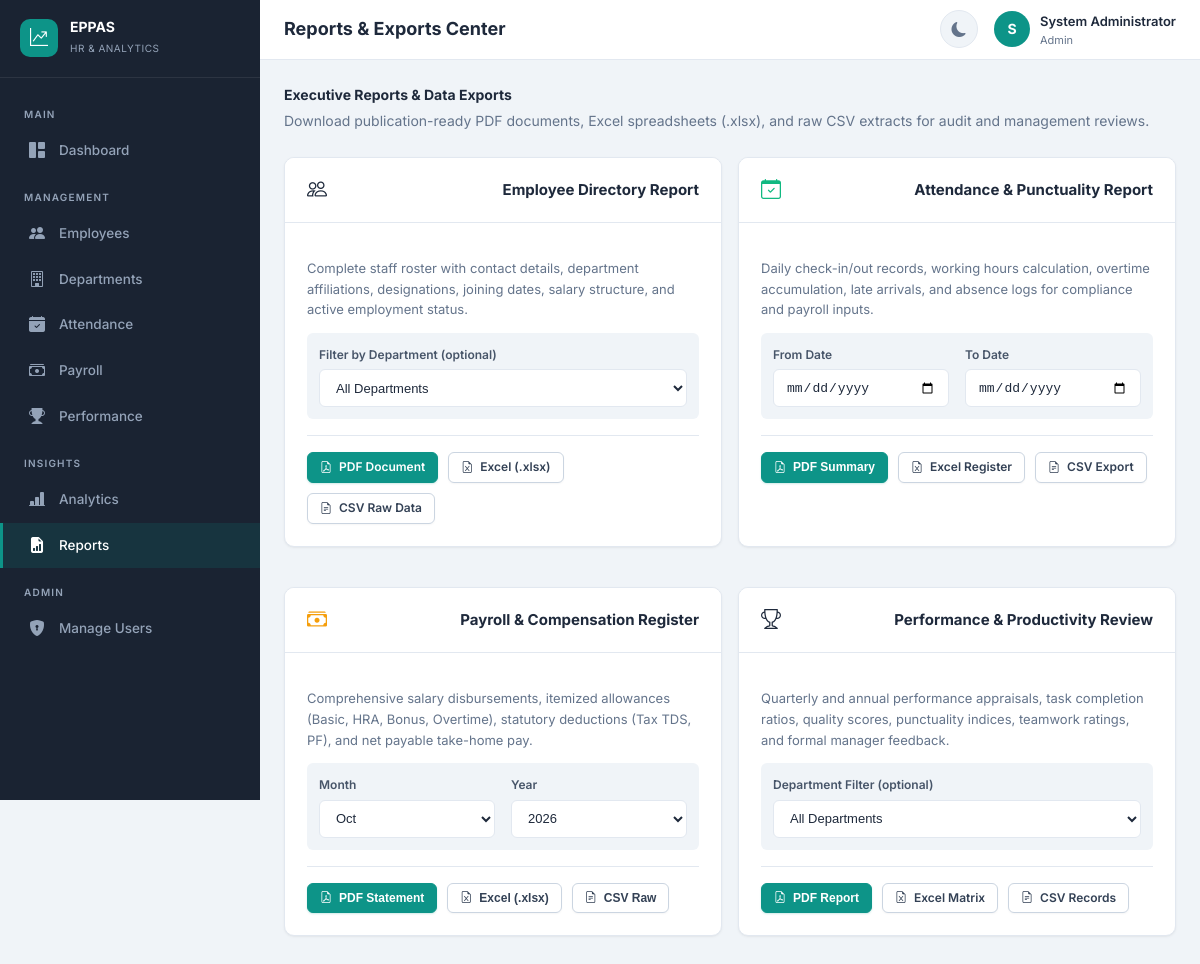
/reports/ (signed in), run on the app's committed database.
### app/models.py (models this page shows, shortened)
class User(UserMixin, db.Model):
    __tablename__ = 'users'
    id = db.Column(db.Integer, primary_key=True)
    email = db.Column(db.String(120), unique=True, nullable=False, index=True)
    password_hash = db.Column(db.String(256), nullable=False)
    full_name = db.Column(db.String(100), nullable=False)
    role = db.Column(db.String(20), nullable=False, default='employee')  # admin, hr_manager, employee
    is_active = db.Column(db.Boolean, default=True)
    employee_id = db.Column(db.Integer, db.ForeignKey('employees.id'), nullable=True)
    created_at = db.Column(db.DateTime, default=datetime.utcnow)
    updated_at = db.Column(db.DateTime, default=datetime.utcnow, onupdate=datetime.utcnow)
    employee = db.relationship('Employee', backref='user_account', uselist=False, foreign_keys=[employee_id])
    @property
    def is_admin(self):
        return self.role == 'admin'
    @property
    def is_hr(self):
        return self.role in ('admin', 'hr_manager')

### app/reports/routes.py (the view)
@reports_bp.route('/')
@login_required
@hr_required
def reports_index():
    departments = Department.query.order_by(Department.name).all()
    return render_template('reports/index.html', departments=departments)

### app/auth/routes.py (called while the page is built)
def hr_required(f):
    @wraps(f)
    def decorated_function(*args, **kwargs):
        if not current_user.is_authenticated or not current_user.is_hr:
            flash('HR Manager access required.', 'danger')
            return redirect(url_for('analytics.dashboard'))
        return f(*args, **kwargs)
    return decorated_function

### app/templates/reports/index.html (shortened to what this page needs)
{% extends "base.html" %}
{% block page_title %}Reports &amp; Exports Center{% endblock %}
{% block content %}
<div style="margin-bottom:24px;">
  <h4 style="margin:0;font-weight:700;">Executive Reports &amp; Data Exports</h4>
  <p class="text-muted" style="margin:4px 0 0;">Download publication-ready PDF documents, Excel spreadsheets (.xlsx), and raw CSV extracts for audit and management reviews.</p>
</div>
<div class="row">
  <div class="col-md-6 mb-4">
    <div class="card" style="height:100%;">
      <div class="card-header" style="display:flex;align-items:center;gap:10px;">
        <i class="bi bi-people text-primary" style="font-size:20px;"></i>
        <h6 style="margin:0;">Employee Directory Report</h6>
      </div>
      <div class="card-body" style="display:flex;flex-direction:column;justify-content:space-between;">
        <div>
          <p class="text-muted" style="font-size:13px;line-height:1.6;">
            Complete staff roster with contact details, department affiliations, designations, joining dates, salary structure, and active employment status.
          </p>
          <div style="background:var(--surface);padding:12px;border-radius:var(--radius-sm);margin-bottom:16px;">
            <form method="GET" action="{{ url_for('reports.employees_csv') }}" id="empFilterForm">
              <label class="form-label" style="font-size:12px;">Filter by Department (optional)</label>
              <select name="department" id="empDept" class="form-select" style="font-size:13px;">
                <option value="">All Departments</option>
              </select>
            </form>
          </div>
        </div>
        <div style="display:flex;gap:10px;flex-wrap:wrap;border-top:1px solid var(--border);padding-top:16px;">
          <a href="{{ url_for('reports.employees_pdf') }}" class="btn btn-sm btn-primary">
            <i class="bi bi-file-earmark-pdf"></i> PDF Document
          </a>
          <a href="{{ url_for('reports.employees_excel') }}" class="btn btn-sm btn-secondary">
            <i class="bi bi-file-earmark-excel"></i> Excel (.xlsx)
          </a>
          <a href="#" onclick="document.getElementById('empFilterForm').submit(); return false;" class="btn btn-sm btn-secondary">
            <i class="bi bi-file-earmark-text"></i> CSV Raw Data
          </a>
        </div>
      </div>
    </div>
  </div>
  <div class="col-md-6 mb-4">
    <div class="card" style="height:100%;">
      <div class="card-header" style="display:flex;align-items:center;gap:10px;">
        <i class="bi bi-calendar-check text-success" style="font-size:20px;"></i>
        <h6 style="margin:0;">Attendance &amp; Punctuality Report</h6>
      </div>
      <div class="card-body" style="display:flex;flex-direction:column;justify-content:space-between;">
        <div>
          <p class="text-muted" style="font-size:13px;line-height:1.6;">
            Daily check-in/out records, working hours calculation, overtime accumulation, late arrivals, and absence logs for compliance and payroll inputs.
          </p>
          <div style="background:var(--surface);padding:12px;border-radius:var(--radius-sm);margin-bottom:16px;">
            <div class="row">
              <div class="col-md-6">
                <label class="form-label" style="font-size:12px;">From Date</label>
                <input type="date" id="attFrom" class="form-control" style="font-size:13px;">
              </div>
              <div class="col-md-6">
                <label class="form-label" style="font-size:12px;">To Date</label>
                <input type="date" id="attTo" class="form-control" style="font-size:13px;">
              </div>
            </div>
          </div>
        </div>
        <div style="display:flex;gap:10px;flex-wrap:wrap;border-top:1px solid var(--border);padding-top:16px;">
          <button type="button" onclick="downloadAtt('pdf')" class="btn btn-sm btn-primary">
            <i class="bi bi-file-earmark-pdf"></i> PDF Summary
          </button>
          <a href="{{ url_for('reports.attendance_excel') }}" class="btn btn-sm btn-secondary">
            <i class="bi bi-file-earmark-excel"></i> Excel Register
          </a>
          <a href="{{ url_for('attendance.export_attendance') }}" class="btn btn-sm btn-secondary">
            <i class="bi bi-file-earmark-text"></i> CSV Export
          </a>
        </div>
      </div>
    </div>
  </div>
  <div class="col-md-6 mb-4">
    <div class="card" style="height:100%;">
      <div class="card-header" style="display:flex;align-items:center;gap:10px;">
        <i class="bi bi-cash-stack text-warning" style="font-size:20px;"></i>
        <h6 style="margin:0;">Payroll &amp; Compensation Register</h6>
      </div>
      <div class="card-body" style="display:flex;flex-direction:column;justify-content:space-between;">
        <div>
          <p class="text-muted" style="font-size:13px;line-height:1.6;">
            Comprehensive salary disbursements, itemized allowances (Basic, HRA, Bonus, Overtime), statutory deductions (Tax TDS, PF), and net payable take-home pay.
          </p>
          <div style="background:var(--surface);padding:12px;border-radius:var(--radius-sm);margin-bottom:16px;">
            <div class="row">
              <div class="col-md-6">
                <label class="form-label" style="font-size:12px;">Month</label>
                <select id="payMonth" class="form-select" style="font-size:13px;">
                  {% for m in range(1, 13) %}
                  <option value="{{ m }}" {% if m == now.month %}selected{% endif %}>
                    {{ ['Jan', 'Feb', 'Mar', 'Apr', 'May', 'Jun', 'Jul', 'Aug', 'Sep', 'Oct', 'Nov', 'Dec'][m-1] }}
                  </option>
                  {% endfor %}
                </select>
              </div>
              <div class="col-md-6">
                <label class="form-label" style="font-size:12px;">Year</label>
                <select id="payYear" class="form-select" style="font-size:13px;">
                  {% for y in range(2022, 2028) %}
                  <option value="{{ y }}" {% if y == now.year %}selected{% endif %}>{{ y }}</option>
                  {% endfor %}
                </select>
              </div>
            </div>
          </div>
        </div>
        <div style="display:flex;gap:10px;flex-wrap:wrap;border-top:1px solid var(--border);padding-top:16px;">
          <button type="button" onclick="downloadPay('pdf')" class="btn btn-sm btn-primary">
            <i class="bi bi-file-earmark-pdf"></i> PDF Statement
          </button>
          <button type="button" onclick="downloadPay('excel')" class="btn btn-sm btn-secondary">
            <i class="bi bi-file-earmark-excel"></i> Excel (.xlsx)
          </button>
          <button type="button" onclick="downloadPay('csv')" class="btn btn-sm btn-secondary">
            <i class="bi bi-file-earmark-text"></i> CSV Raw
          </button>
        </div>
      </div>
    </div>
  </div>
  <div class="col-md-6 mb-4">
    <div class="card" style="height:100%;">
      <div class="card-header" style="display:flex;align-items:center;gap:10px;">
        <i class="bi bi-trophy text-info" style="font-size:20px;"></i>
        <h6 style="margin:0;">Performance &amp; Productivity Review</h6>
      </div>
      <div class="card-body" style="display:flex;flex-direction:column;justify-content:space-between;">
        <div>
          <p class="text-muted" style="font-size:13px;line-height:1.6;">
            Quarterly and annual performance appraisals, task completion ratios, quality scores, punctuality indices, teamwork ratings, and formal manager feedback.
          </p>
          <div style="background:var(--surface);padding:12px;border-radius:var(--radius-sm);margin-bottom:16px;">
            <label class="form-label" style="font-size:12px;">Department Filter (optional)</label>
            <select id="perfDept" class="form-select" style="font-size:13px;">
              <option value="">All Departments</option>
            </select>
          </div>
        </div>
        <div style="display:flex;gap:10px;flex-wrap:wrap;border-top:1px solid var(--border);padding-top:16px;">
          <button type="button" onclick="downloadPerf('pdf')" class="btn btn-sm btn-primary">
            <i class="bi bi-file-earmark-pdf"></i> PDF Report
          </button>
          <a href="{{ url_for('reports.performance_excel') }}" class="btn btn-sm btn-secondary">
            <i class="bi bi-file-earmark-excel"></i> Excel Matrix
          </a>
          <a href="{{ url_for('reports.performance_csv') }}" class="btn btn-sm btn-secondary">
            <i class="bi bi-file-earmark-text"></i> CSV Records
          </a>
        </div>
      </div>
    </div>
  </div>
</div>
{% endblock %}

### app/templates/base.html (shortened to what this page needs)
<!DOCTYPE html>
<html lang="en" data-theme="light">
<head>
  <link href="https://cdn.jsdelivr.net/npm/bootstrap-icons@1.11.2/font/bootstrap-icons.css" rel="stylesheet">
  <link href="{{ url_for('static', filename='css/style.css') }}" rel="stylesheet">
</head>
<body>
  {% if current_user.is_authenticated %}
  <nav class="sidebar" id="sidebar">
    <div class="sidebar-brand">
      <div class="brand-icon"><i class="bi bi-graph-up-arrow"></i></div>
      <div>
        <h5>EPPAS</h5>
        <small>HR &amp; Analytics</small>
      </div>
    </div>
    <div class="sidebar-nav">
      <div class="nav-section">Main</div>
      <a class="nav-link {% if request.endpoint == 'analytics.dashboard' %}active{% endif %}" href="{{ url_for('analytics.dashboard') }}">
        <i class="bi bi-grid-1x2-fill"></i> Dashboard
      </a>
      <div class="nav-section">Management</div>
      {% if current_user.is_hr %}
      <a class="nav-link {% if 'employees' in request.endpoint|default('') %}active{% endif %}" href="{{ url_for('employees.employee_list') }}">
        <i class="bi bi-people-fill"></i> Employees
      </a>
      <a class="nav-link {% if request.endpoint == 'employees.department_list' %}active{% endif %}" href="{{ url_for('employees.department_list') }}">
        <i class="bi bi-building"></i> Departments
      </a>
      {% endif %}
      <a class="nav-link {% if 'attendance' in request.endpoint|default('') %}active{% endif %}" href="{{ url_for('attendance.attendance_list') }}">
        <i class="bi bi-calendar-check-fill"></i> Attendance
      </a>
      <a class="nav-link {% if 'payroll' in request.endpoint|default('') %}active{% endif %}" href="{{ url_for('payroll.payroll_list') }}">
        <i class="bi bi-cash-stack"></i> Payroll
      </a>
      <a class="nav-link {% if 'performance' in request.endpoint|default('') %}active{% endif %}" href="{{ url_for('performance.performance_list') }}">
        <i class="bi bi-trophy-fill"></i> Performance
      </a>
      {% if current_user.is_hr %}
      <div class="nav-section">Insights</div>
      <a class="nav-link {% if request.endpoint == 'analytics.analytics_detail' %}active{% endif %}" href="{{ url_for('analytics.analytics_detail') }}">
        <i class="bi bi-bar-chart-line-fill"></i> Analytics
      </a>
      <a class="nav-link {% if 'reports' in request.endpoint|default('') %}active{% endif %}" href="{{ url_for('reports.reports_index') }}">
        <i class="bi bi-file-earmark-bar-graph-fill"></i> Reports
      </a>
      {% endif %}
      {% if current_user.is_admin %}
      <div class="nav-section">Admin</div>
      <a class="nav-link {% if request.endpoint == 'auth.manage_users' %}active{% endif %}" href="{{ url_for('auth.manage_users') }}">
        <i class="bi bi-shield-lock-fill"></i> Manage Users
      </a>
      {% endif %}
    </div>
  </nav>
  <header class="topbar">
    <div style="display:flex;align-items:center;gap:12px;">
      <span class="page-title">{% block page_title %}Dashboard{% endblock %}</span>
    </div>
    <div class="topbar-actions">
      <button class="btn-icon" id="themeToggle" title="Toggle theme"><i class="bi bi-moon-fill"></i></button>
      <div class="user-menu dropdown" style="position:relative;">
        <div class="user-avatar" onclick="document.getElementById('userDropdown').classList.toggle('show')">
          {{ current_user.full_name[0]|upper }}
        </div>
        <div class="user-info" onclick="document.getElementById('userDropdown').classList.toggle('show')" style="cursor:pointer">
          <span>{{ current_user.full_name }}</span>
          <small>{{ current_user.role|replace('_', ' ')|title }}</small>
        </div>
      </div>
    </div>
  </header>
  <main class="main-content">
    <div class="content-wrapper">
      {% block content %}{% endblock %}
    </div>
  </main>
  {% else %}
    {% block public_content %}{% endblock %}
  {% endif %}
</body>
</html>

### data on the page
User: full_name "S", full_name "System Administrator", role "Admin"

### other printed values
form field value "Oct"
form field value "2026"
